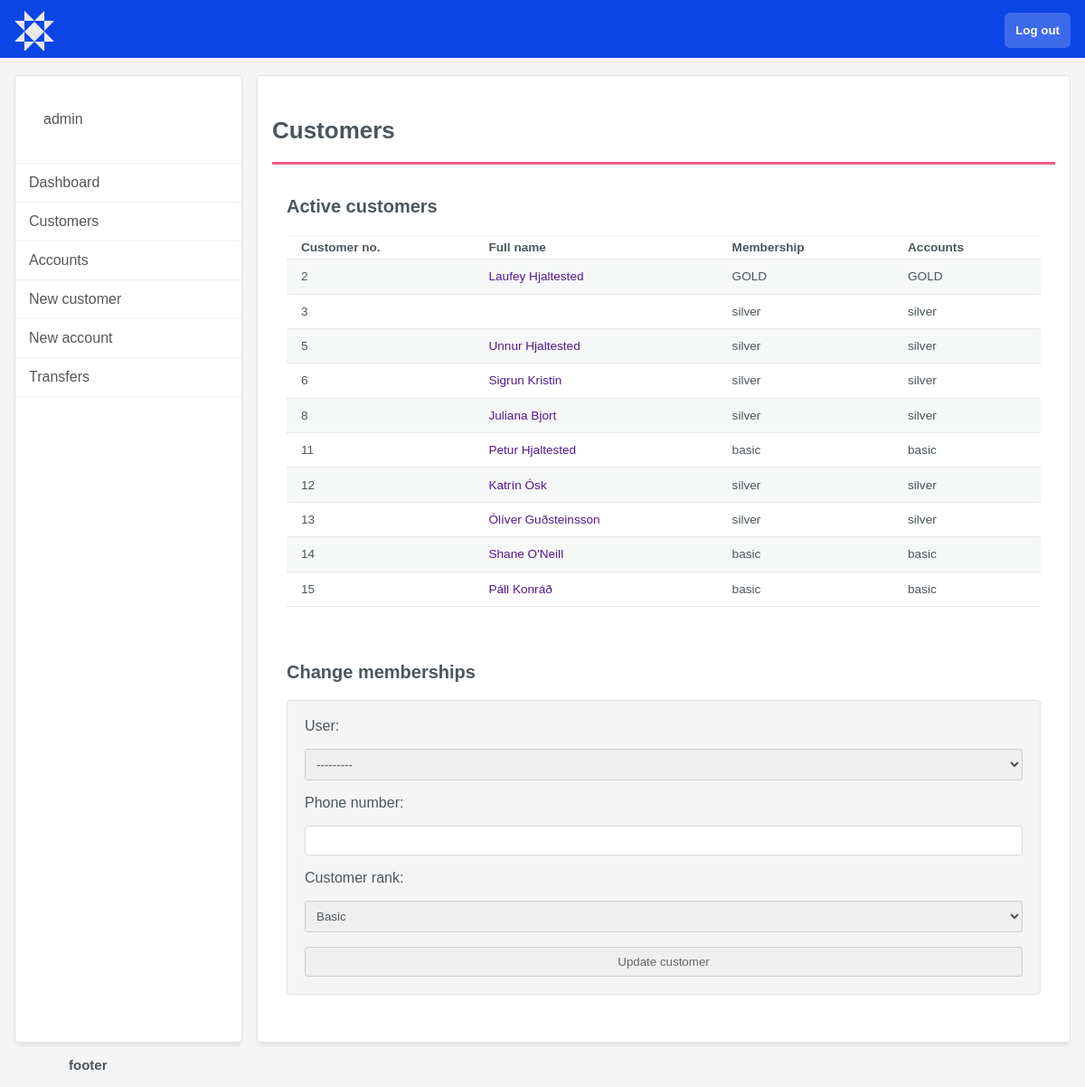
The app's page /staffCustomerView/ (signed in), older data.
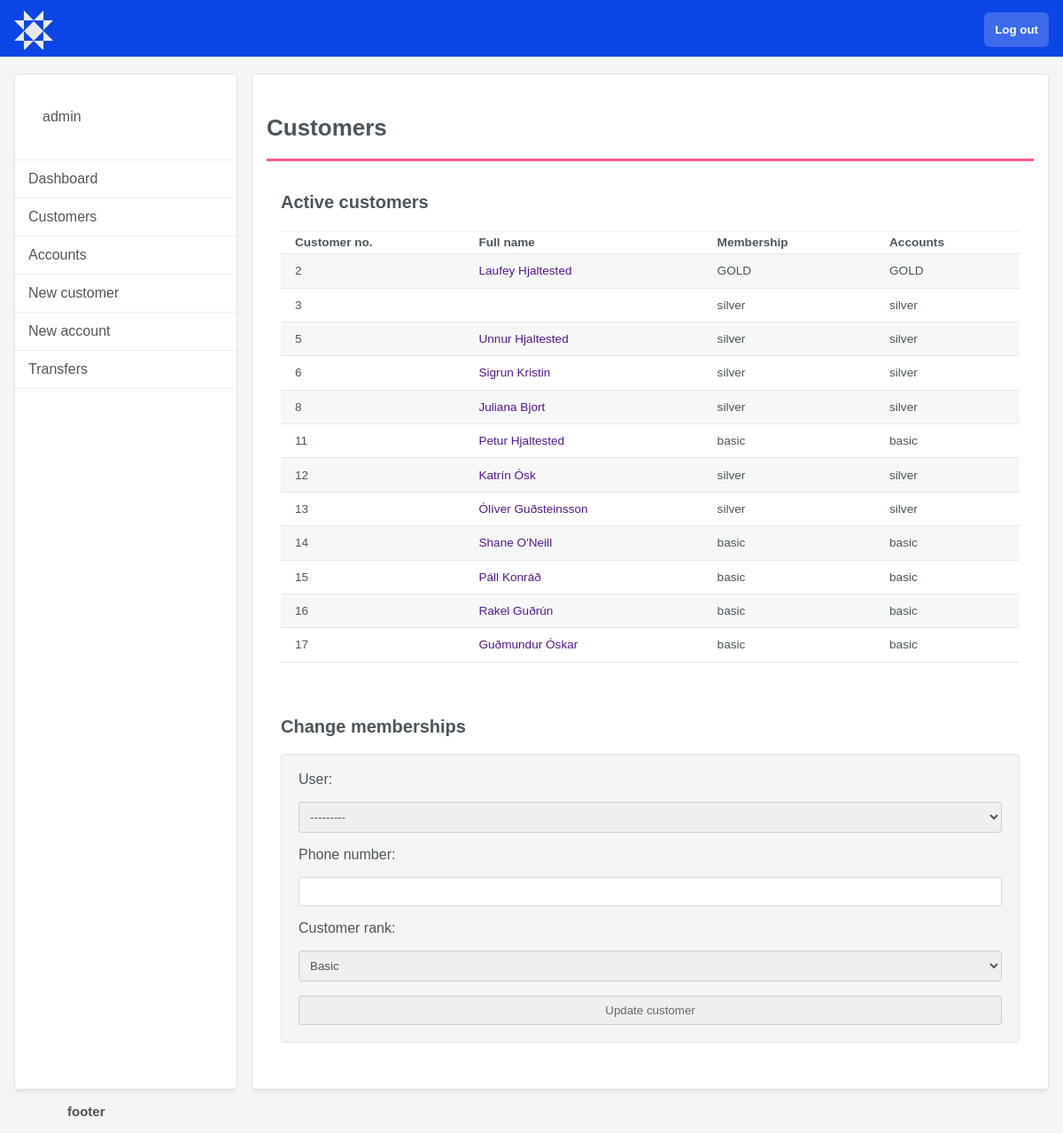
The same page, newer data.
### bank_app/models.py (models this page shows, shortened)
class Customer(models.Model):
   BASIC = 'basic'
   SILVER = 'silver'
   GOLD = 'GOLD'
   RANKS = [
      (BASIC, 'Basic'),
      (SILVER, 'Silver'),
      (GOLD, 'Gold'),
   ]
   user = models.OneToOneField(User, primary_key=True, on_delete=models.CASCADE)
   phone_number = models.CharField(max_length=20)
   customer_rank = models.CharField(choices=RANKS, default=BASIC, max_length=6)
   totp_identity = models.UUIDField(default=uuid.uuid4, editable=False)
   @property
   def full_name(self) -> str:
      return f'{self.user.first_name} {self.user.last_name}'

### bank_app/views.py (the view)
# urls.py: path('staffCustomerView/', views.staffCustomerView, name='staffCustomerView'),
@login_required
def staffCustomerView(request):
   user = request.user
   assert request.user.is_staff, 'Not for regular customers, only for admin'
   if request.method == "POST":
      update_customer_form = UpdateCustomerForm(request.POST, instance=request.user.customer)
      if update_customer_form.is_valid:
         update_customer_form.save()
   context = {
      'update_customer_form':UpdateCustomerForm,
      'user_id':user.id,
      'customers':Customer.objects.all(),
   }
   return render(request, 'bank_app/staffCustomerView.html', context)

### bank_app/templates/bank_app/staffCustomerView.html (shortened to what this page needs)
{% extends 'bank_app/base/base2.html' %}
{% block content %}
<h2>Customers</h2>
<div class="flex">
  <div>
    <h3>Active customers</h3>
    <table class="account-table">
      <tr class="account-titles">
        <th>Customer no.</th>
        <th>Full name</th>
        <th>Membership</th>
        <th>Accounts</th>
      </tr>
      {% for customer in customers %}
      <tr>
        <td>{{ customer.user.id }}</td>
        <td><a href="">{{ customer.full_name }}</a></td>
        <td>{{ customer.customer_rank }}</td>
        <td>{{ customer.customer_rank }}</td>
      </tr>
      {% endfor %}
    </table>
  </div>
  <div class="form">
    <h3>Change memberships</h3>
    <div class="grayform">
      <form action="" method="POST">
        {{ update_customer_form }}
        <input type="submit" value="Update customer" name="" id="">
      </form>
    </div>
  </div>
</div>
{% endblock %}

Row changes from the older to the newer data that the page shows:
added Customer: user.id "16", full_name "Rakel Guðrún", customer_rank "basic"
added Customer: user.id "17", full_name "Guðmundur Óskar", customer_rank "basic"
